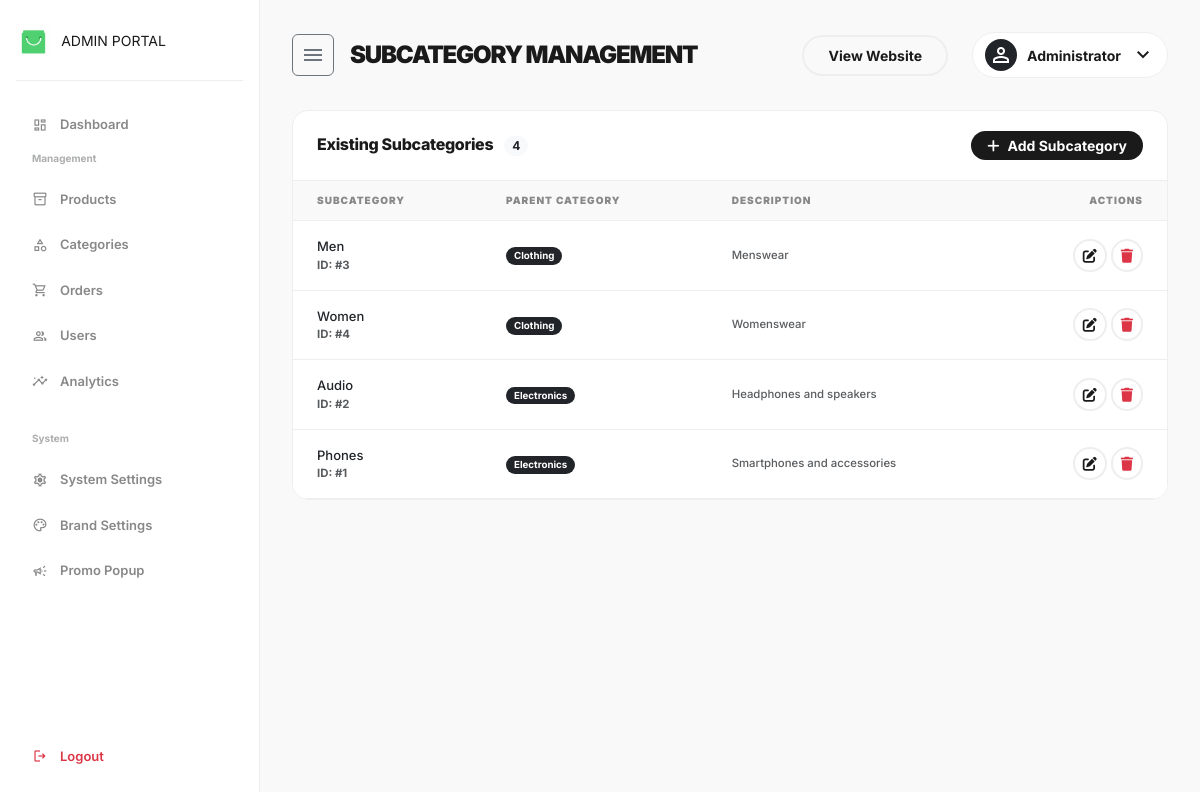
The page /admin/manage_subcategories.php (signed in) on the database its author committed.
### tables this page shows
CREATE TABLE IF NOT EXISTS subcategories (
    subcategory_id INT AUTO_INCREMENT PRIMARY KEY,
    category_id INT NOT NULL,
    subcategory_name VARCHAR(150) NOT NULL,
    description TEXT,
    created_at TIMESTAMP DEFAULT CURRENT_TIMESTAMP,
    FOREIGN KEY (category_id) REFERENCES categories(category_id) ON DELETE CASCADE,
    UNIQUE KEY unique_cat_subcat (category_id, subcategory_name)
);

CREATE TABLE IF NOT EXISTS categories (
    category_id INT AUTO_INCREMENT PRIMARY KEY,
    category_name VARCHAR(100) UNIQUE NOT NULL,
    description TEXT,
    created_at TIMESTAMP DEFAULT CURRENT_TIMESTAMP
);

### admin/manage_subcategories.php (the view, shortened to what this page needs)
<?php
require_once '../includes/db.php';
$subcategories = [];
try {
    $stmt = $pdo->query('SELECT s.*, c.category_name FROM subcategories s JOIN categories c ON c.category_id = s.category_id ORDER BY c.category_name, s.subcategory_name');
    $subcategories = $stmt->fetchAll();
} catch (PDOException $e) {
    error_log('Fetch subcategories list error: ' . $e->getMessage());
}
?>
<?php
include 'includes/header-new.php';
?>
<div class="row">
    <div class="col-12">
        <div class="admin-card animate-up">
            <div class="admin-card-header d-flex justify-content-between align-items-center">
                <h5 class="admin-card-title mb-0">Existing Subcategories <span class="badge bg-light text-dark ms-2 rounded-pill"><?php echo count($subcategories); ?></span></h5>
                <button type="button" class="btn-premium py-1 px-3 small" data-bs-toggle="modal" data-bs-target="#subcategoryModal">
                    <i class="fas fa-plus me-2"></i>Add Subcategory
                </button>
            </div>
            <div class="table-responsive">
                <table class="table align-middle">
                    <thead>
                        <tr>
                            <th>Subcategory</th>
                            <th>Parent Category</th>
                            <th>Description</th>
                            <th class="text-end">Actions</th>
                        </tr>
                    </thead>
                    <tbody>
                        <?php foreach ($subcategories as $s): ?>
                        <tr>
                            <td>
                                <div class="fw-black text-[13px]"><?php echo htmlspecialchars($s['subcategory_name']); ?></div>
                                <div class="small text-muted fw-bold uppercase tracking-widest text-[9px] mt-0.5">ID: #<?php echo $s['subcategory_id']; ?></div>
                            </td>
                            <td>
                                <span class="badge bg-dark rounded-pill px-2 py-1 small"><?php echo htmlspecialchars($s['category_name']); ?></span>
                            </td>
                            <td>
                                <div class="text-muted small" style="max-width: 200px; overflow: hidden; text-overflow: ellipsis; white-space: nowrap;">
                                    <?php echo htmlspecialchars($s['description']); ?>
                                </div>
                            </td>
                            <td class="text-end">
                                <div class="d-flex justify-content-end gap-1">
                                    <a class="btn-premium-outline px-2 py-1 text-decoration-none text-[12px]" href="manage_subcategories.php?action=edit&id=<?php echo $s['subcategory_id']; ?>">
                                        <i class="fas fa-edit"></i>
                                    </a>
                                    <form method="POST" action="" class="d-inline" onsubmit="return confirmAction(event, 'Delete this subcategory?');">
                                        <button class="btn-premium-outline px-2 py-1 text-danger border-danger/20 text-[12px]" type="submit">
                                            <i class="fas fa-trash"></i>
                                        </button>
                                    </form>
                                </div>
                            </td>
                        </tr>
                        <?php endforeach; ?>
                    </tbody>
                </table>
            </div>
        </div>
    </div>
</div>
<?php include 'includes/footer-new.php'; ?>

### assets/css/admin-new.css (style rules this page uses)
:root { --primary: #1A1A1A; --secondary: #888888; --bg-light: #F9F9F9; --border-color: #EEEEEE; --accent: #F9F9F9; --font-main: 'Inter', sans-serif; }
body { background-color: var(--bg-light); font-family: var(--font-main); color: var(--primary); overflow-x: hidden; }
.admin-card { background: #FFFFFF; border-radius: 1rem; border: 1px solid var(--border-color); overflow: hidden; }
.admin-card-header { padding: 1.25rem 1.5rem; border-bottom: 1px solid var(--border-color); display: flex; justify-content: space-between; align-items: center; }
.admin-card-title { font-size: 16px; font-weight: 800; letter-spacing: -0.02em; }
.table { margin-bottom: 0; }
.table thead th { background: var(--bg-light); border-bottom: 1px solid var(--border-color); padding: 0.75rem 1.5rem; font-size: 10px; font-weight: 900; text-transform: uppercase; letter-spacing: 0.1em; color: var(--secondary); }
.table tbody td { padding: 1rem 1.5rem; font-size: 13px; font-weight: 500; border-bottom: 1px solid var(--border-color); }
.btn-premium { background: var(--primary); color: #FFFFFF; border-radius: 100px; padding: 10px 24px; font-weight: 700; font-size: 14px; border: none; transition: all 0.2s ease; }
.btn-premium-outline { background: transparent; border: 2px solid var(--border-color); color: var(--primary); border-radius: 100px; padding: 8px 24px; font-weight: 700; font-size: 14px; transition: all 0.2s ease; }
.animate-up { animation: slideUpFade 0.6s cubic-bezier(0.4, 0, 0.2, 1) forwards; }

### rows shown on the page
subcategories: subcategory_name "Men", subcategory_id "3", category.category_name "Clothing", description "Menswear"
subcategories: subcategory_name "Women", subcategory_id "4", category.category_name "Clothing", description "Womenswear"
subcategories: subcategory_name "Audio", subcategory_id "2", category.category_name "Electronics", description "Headphones and speakers"
subcategories: subcategory_name "Phones", subcategory_id "1", category.category_name "Electronics", description "Smartphones and accessories"

### other values the page prints
$page_title "SUBCATEGORY MANAGEMENT"
$_SESSION['user_name'] "Administrator"
count($subcategories) "4"
